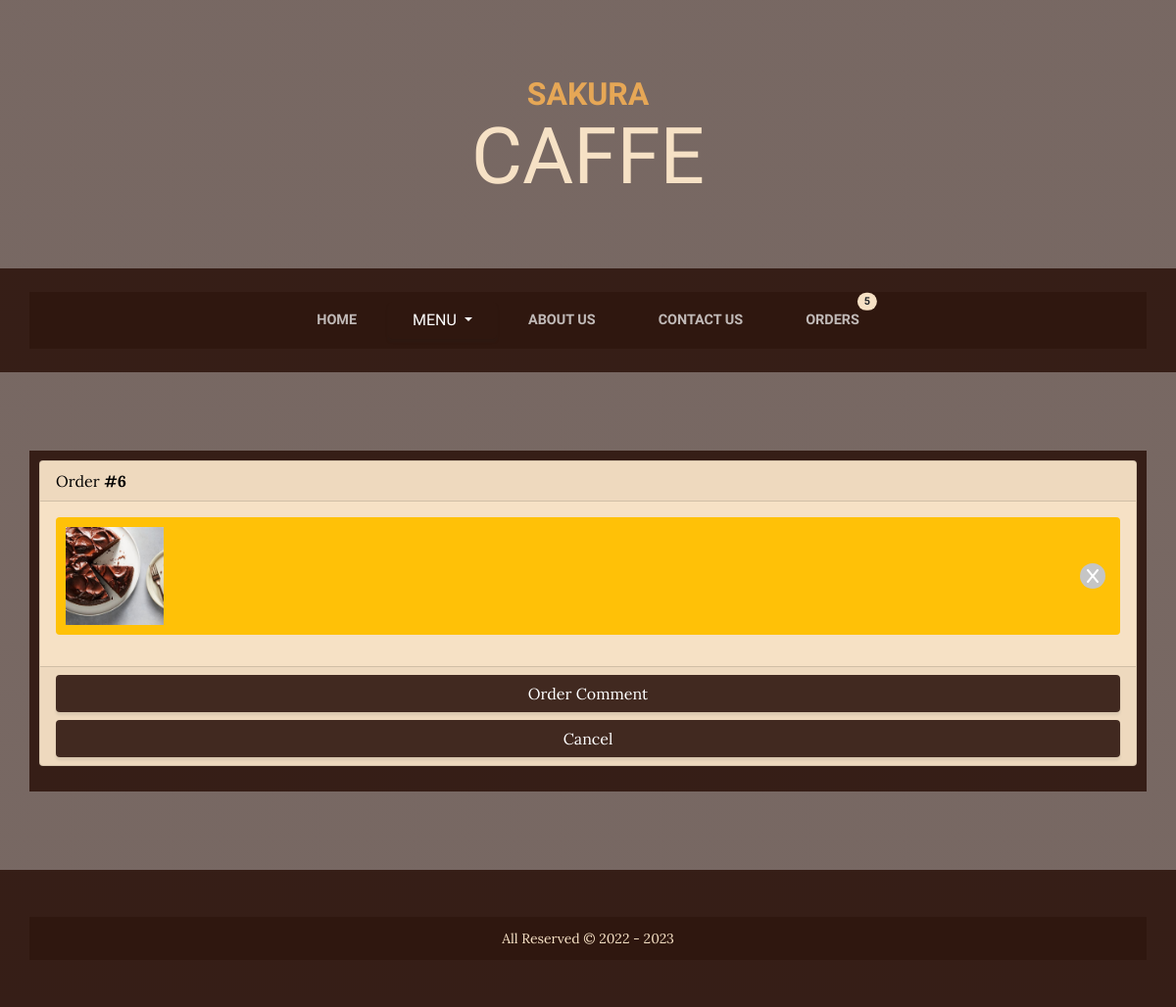
The page /orders on the database as committed earlier.
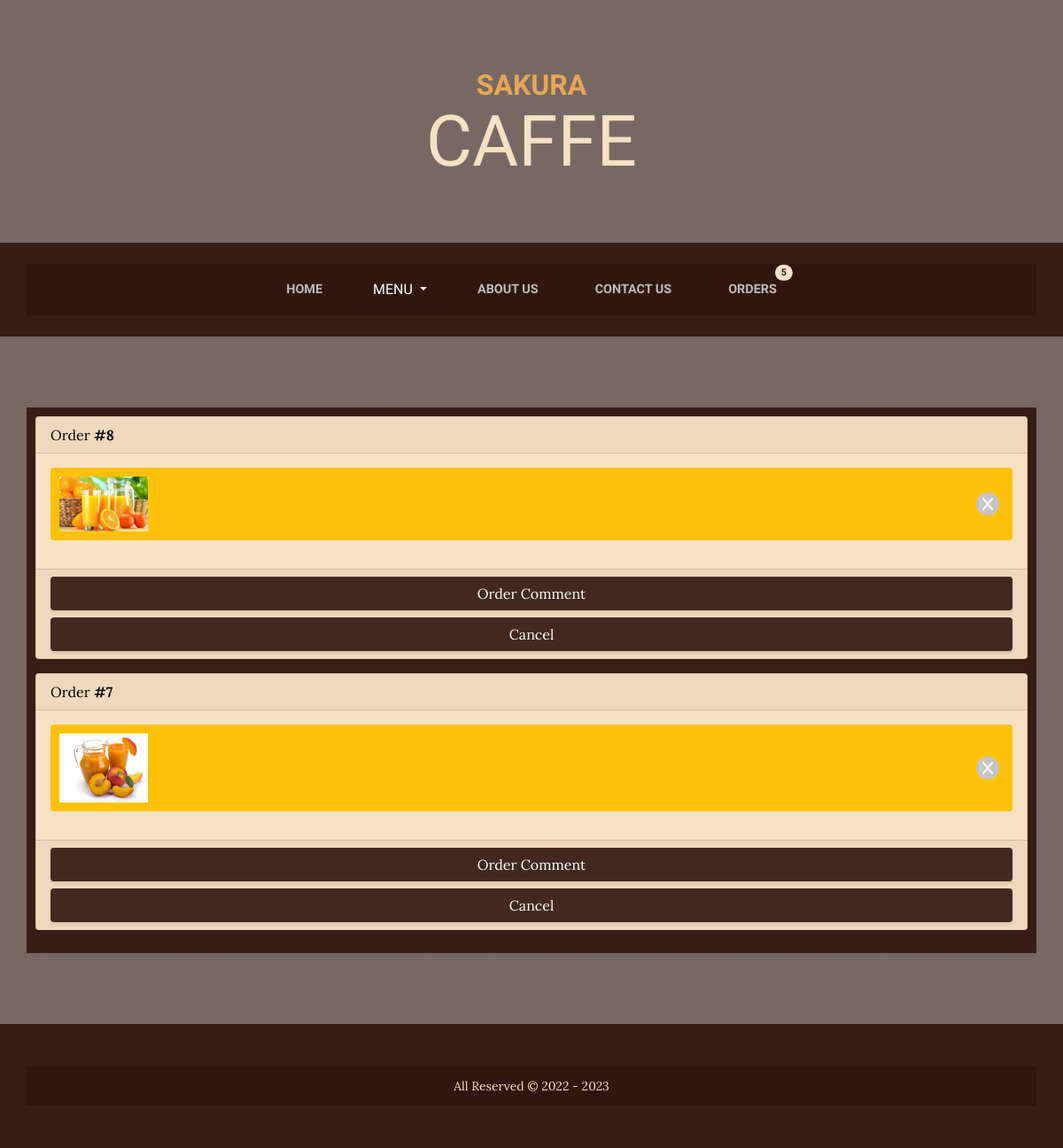
The same page on the database as committed later.
### menu/models.py (models this page shows, shortened)
class Order(models.Model):
    items = models.ManyToManyField(Item, through='OrderItem')
    table = models.ForeignKey(Table, on_delete=models.CASCADE)
    receive_time = models.TimeField(blank=True, null=True)
    total_price = models.FloatField(blank=True, default=0)
    ordered = models.BooleanField(default=False)
    canceled = models.BooleanField(default=False)
    user_token = models.CharField(max_length=255, default=generate_session_token())
    order_accept = models.BooleanField(default=False)
    created_at = models.DateTimeField(auto_now_add=True)
    updated_at = models.DateTimeField(auto_now=True)

class OrderItem(models.Model):
    order = models.ForeignKey('Order', on_delete=models.CASCADE)
    item = models.ForeignKey('Item', on_delete=models.CASCADE)
    count = models.PositiveIntegerField(default=1)
    create_at = models.DateTimeField(auto_now_add=True)
    update_at = models.DateTimeField(auto_now=True)

class Item(models.Model):
    category = models.ForeignKey(Category, on_delete=models.CASCADE)
    image = models.ImageField(upload_to='media/images/items/')
    name = models.CharField(max_length=150)
    description = models.TextField()
    price = models.FloatField()
    available = models.BooleanField(default=True)
    created_at = models.DateTimeField(auto_now_add=True)
    updated_at = models.DateTimeField(auto_now=True)

### menu/views.py (the view)
# urls.py: path('orders', views.OrderListView.as_view(), name="orders"),
class OrderListView(HomeView):
    template_name = 'menu/orders.html'
    def get_context_data(self, **kwargs):
        context = super().get_context_data()
        context['order_list'] = Order.objects.filter(table_id=1, canceled=False,
                                                     created_at__date=datetime.today()).order_by('-created_at')
        return context

### menu/views.py (called while the page is built)
    def get_context_data(self, **kwargs):
        context = super().get_context_data(**kwargs)
        context['categories'] = Category.objects.all()
        return context

### menu/templates/menu/orders.html (shortened to what this page needs)
{% extends 'base.html' %}
{% load static %}
{% block content %}
    <section class="page-section orders-heading">
        <div class="container">
            {% for order in order_list %}
                <div data-id="{{ order.pk }}" class="card bg-faded mb-3">
                    <div class="card-header">Order <strong>#{{ order.pk }}</strong></div>
                    <div class="card-body">
                        {% for item in order.orderitem_set.all %}
                            <div class="box bg-warning rounded mb-3" data-id="{{ item.item.pk }}">
                                <a href="#" class="image">
                                    <img src="{{ item.item.image.url }}" alt="item"/>
                                </a>
                                <div class="actions">
                                    <span class="btn-icon remove">
                                        <i class="fa fa-x"></i>
                                    </span>
                                </div>
                            </div>
                        {% endfor %}
                    </div>
                    <div class="card-footer">
                        <button type="button" class="btn mb-2 comment w-100 btn-submit">Order Comment</button>
                        {% if order.ordered %}
                            <button type="button" class="btn order-cancel w-100 btn-submit">Cancel</button>
                        {% else %}
                            <button type="button" data-id="{{ order.pk }}" class="btn make-order w-100 btn-submit">
                                Make Order
                            </button>
                        {% endif %}
                    </div>
                </div>
            {% empty %}
                <div class="bg-faded rounded text-center py-3">
                    <strong>0 Orders</strong>
                </div>
            {% endfor %}
        </div>
    </section>
{% endblock %}

### menu/templates/base.html (shortened to what this page needs)
{% load static %}
<!doctype html>
<html lang="en">
<head>
    <link rel="stylesheet" href="https://maxcdn.bootstrapcdn.com/bootstrap/4.0.0/css/bootstrap.min.css"
>
    <link href="{% static 'menu/css/main.css' %}" rel="stylesheet"/>
</head>
<body>
<header>
    <h1 class="site-heading text-center text-faded d-none d-lg-block">
        <span class="site-heading-upper text-primary mb-3">Sakura</span>
        <span class="site-heading-lower">CAFFE</span>
    </h1>
</header>
<nav class="navbar navbar-expand-lg navbar-dark py-lg-4" id="mainNav">
    <div class="container">
        <div class="collapse navbar-collapse" id="navbarSupportedContent">
            <ul class="navbar-nav mx-auto">
                <li class="nav-item px-lg-4"><a class="nav-link text-uppercase" href="{% url 'home' %}">Home</a></li>
                {% if categories %}
                    <div class="dropdown">
                        <button class="btn btn-secondary dropdown-toggle text-uppercase px-lg-4" type="button"
                                id="dropdownMenuButton1" data-bs-toggle="dropdown" aria-expanded="false">
                            menu
                        </button>
                    </div>
                {% endif %}
                <li class="nav-item px-lg-4"><a class="nav-link text-uppercase" href="{% url 'about_us' %}">about us</a>
                <li class="nav-item px-lg-4"><a class="nav-link text-uppercase" href="{% url 'contact_us' %}">contact
                    us</a>
                <li class="nav-item px-lg-4"><a class="nav-link text-uppercase position-relative"
                                                href="{% url 'orders' %}">orders <span
                        class="position-absolute top-0 start-100 translate-middle badge rounded-pill bg-faded text-dark">5</span></a>
                </li>
            </ul>
        </div>
    </div>
</nav>
{% block content %}
{% endblock content %}
<footer class="footer text-faded text-center py-5">
    <div class="container"><p class="m-0 small"> All Reserved &COPY; 2022 - {% now "Y" %}</p></div>
</footer>
</body>
</html>

### menu/static/menu/css/custom.css (style rules this page uses)
:root { --main-color: rgba(47, 23, 15, 0.9) }
.container { background-color: var(--main-color); padding: 10px; }
.btn-submit { background-color: var(--main-color); color: #fff; }
.orders-heading .container { color: #000; }
.card-body .box { display: flex; justify-content: space-between; align-items: center; padding: 10px; }
.card-body .box .image { max-width: 100px; max-height: max-content; }
.card-body .box .image img { width: 100%; }
.card-body .box .btn-icon { display: flex; justify-content: center; align-items: center; border: 1px solid transparent; border-radius: 50%; padding: 12px; width: 20px; height: 20px; margin: 0 5px; cursor: pointer; }
.card-body .box .actions .btn-icon { background-color: #c5c5c5; color: #fff; }

Rows that differ between the two databases and show on the page:
no longer on this page (row edited): Order: pk "6", ordered "Cancel"
no longer on this page (row unchanged): OrderItem: item.image (picture), shown under "6"
added Order: pk "8", ordered "Cancel"
added OrderItem: item.image (picture), shown under "8"
added Order: pk "7", ordered "Cancel"
added OrderItem: item.image (picture), shown under "7"
